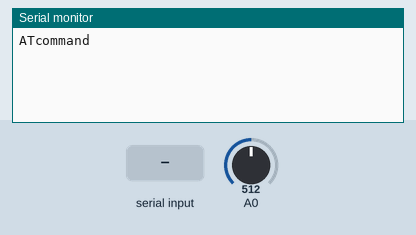
This sketch was run on a simulated Arduino Uno, built with avr-gcc and run on an emulated ATmega328P. On the bench: the last lines printed to the serial monitor. The inputs (shaded band) are chosen by the test bench; at power-on: A0 = 512.

Above: at 1.2 s.
1.3 s: "1" received over the second serial link
At 2.3 s:
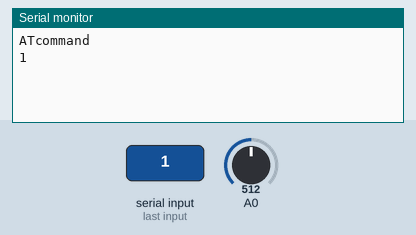
2.8 s: "0" received over the second serial link
At 3.4 s:
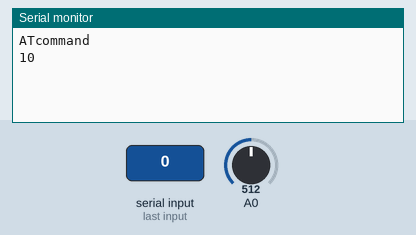

The sketch:

Only_Bluetooth.ino
```cpp
#include<SoftwareSerial.h>
SoftwareSerial BTSerial(7, 8);

void setup()
{

  Serial.begin(9600);
  BTSerial.begin(9600);
  Serial.println("ATcommand");
}

void loop()
{
  int val=analogRead(A0);
  int mappedValue=map(val,0,1023,0,255);

  if(BTSerial.available()){
    Serial.write(BTSerial.read());
  }
  if(Serial.available()){

    BTSerial.write(Serial.read());
    //BTSerial.println("압력 센서 값: " + String(val));
    //Serial.println("압력 센서값 : " + String(val));

  }

    //BTSerial.println("압력 센서 값: " + String(val));
   // Serial.println("압력 센서값 : " + String(val));
}
```

Measured:
- after the input at 1.3 s, the serial monitor: prints a new line at once (image 1)
- after the input at 2.8 s, the serial monitor: prints a new line at once (image 2)
